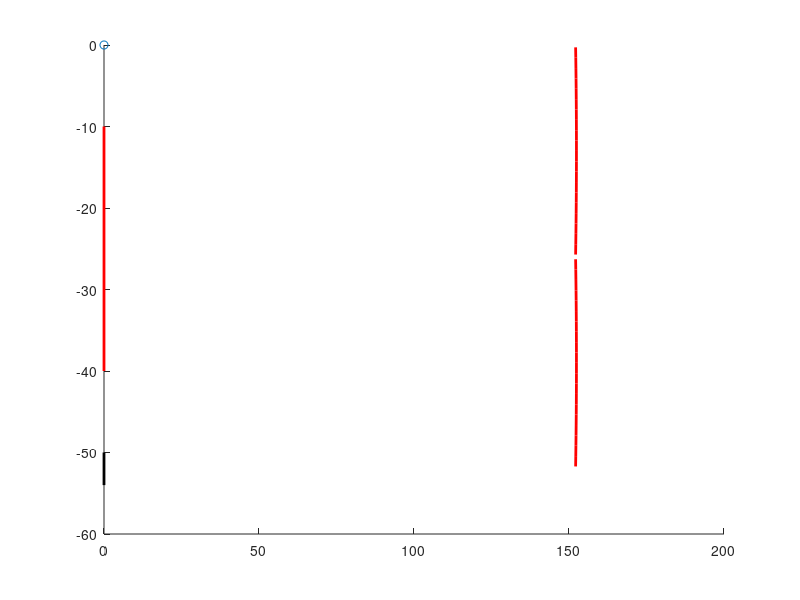

This chart was generated by the following MATLAB code: (Note: this script raises an error after producing the figure.)
clear;clc
x0=0;y0=0;
R=304.8;
F=0.5*R;
t=linspace(-2.39/180*pi,2.39*pi/180,21); %直径25.4mm
center=[-R/2,-13];
X=R*cos(t)+center(1);
Y=R*sin(t)+center(2);
hold on;
% scatter(center(1),center(2),'r*');
scatter(x0,y0,'k*');
plot(X,Y,'r','Linewidth',2);
Nn=3;%光线数
Pt=t([1,round(length(t)/2),end]);
Px=R.*cos(Pt)+center(1);
Py=R.*sin(Pt)+center(2);
kr=0;
%平面镜1
Ax=0;Ay=-10; %平面镜左端
Bx=0;By=-40; %平面镜右端
km1=(By-Ay)/(Bx-Ax); %镜斜率
jm1=Ay-km1*Ax; %镜截距
plot([Ax,Bx],[Ay,By],'r','Linewidth',2);
%球面镜2
R2=304.8;
center2=[-R2/2,-39];
t2=t;
X2=R2*cos(t2)+center2(1);
Y2=R2*sin(t2)+center2(2);
plot(X2,Y2,'r','Linewidth',2);
%探测器
Cx=0;Cy=-50; %mirror2左
Dx=0;Dy=-54; %mirror2右
km2=(Dy-Cy)/(Dx-Cx); %镜斜率
jm2=Cy-km2*Cx; %镜截距
plot([Cx,Dx],[Cy,Dy],'k','Linewidth',2);

% %光栅方程
%算psi 0.085301837270341
ki=0.08530183727; %记得修改
phi=atand(ki);
d=0.001/600; %1.67μm 即600条/mm
%波长    紫     蓝         绿
lambda=[400e-9 475e-9 550e-9];
theta_z1=asind(sind(phi)-lambda/d); %干涉+1级
theta_f1=asind(sind(phi)+lambda/d); %干涉-1级
theta0=9.5; %闪耀角
lambda_shan=2.*d.*cosd(phi+theta0).*sin(theta0); %闪耀波长

syms x y;
for i=1:Nn
    kr=-(Px(i)-center(1))/(Py(i)-center(2));
    [x1,y1,flag]=reflect(x0,y0,Px(i),Py(i),kr,km1,jm1,Ax,Bx,1); %光源0--球一(i)--光栅1
    if flag==0
        continue;
    end
    %0级
    [x2,y2,flag]=reflect(Px(i),Py(i),x1,y1,km1,Inf,Inf,20,20,0); %球一(i)--光栅1--2(算反射斜率)
    kg_0=(y1-y2)./(x1-x2); %0级衍射斜率
    if kg_0^2==Inf
        s=solve((x-center2(1)).^2+(y-center2(2)).^2==R2^2,x==x1,x,y);
    else
        s=solve((x-center2(1)).^2+(y-center2(2)).^2==R2^2, ...
            (y-y1)==kg_0.*(x-x1),x,y);
    end
    x_c0=double(s.x); x_c0=x_c0(1);
    y_c0=double(s.y); y_c0=y_c0(1);
    [x4,y4,flag]=reflect(x1,y1,x_c0,y_c0,-(x_c0-center2(1))/(y_c0-center2(2)),km2,jm2,Cx,Dx,1);
    for j=1:numel(lambda)
        %grating -1
        kg_f1=tand(-theta_f1(j)); %衍射光斜率
        if kg_f1^2==Inf
            s=solve((x-center2(1)).^2+(y-center2(2)).^2==R2^2,x==x1,x,y);
        else
            s=solve((x-center2(1)).^2+(y-center2(2)).^2==R2^2, ...
                (y-y1)==kg_f1.*(x-x1),x,y);
        end
        x_cf1=double(s.x); x_cf1=x_cf1(1);
        y_cf1=double(s.y); y_cf1=y_cf1(1);
        [x4,y4,flag]=reflect(x1,y1,x_cf1,y_cf1,-(x_cf1-center2(1))/(y_cf1-center2(2)),km2,jm2,Cx,Dx,1,j);
    end
end
axis equal
hold off;
%% 主函数中用到的函数
%input:入射光路上一点x1y1 反射点x2y2 反射镜斜率km
% 目标线段(cd)的斜率ko和截距jo,端点横坐标CxDx,i用于选颜色,hua 1画(画图可在后面加i参数) 0不画
%output:画出从入射光路上一点出发,经一次反射,打到cd上的完整光路
% x3 y3反射光与cd所在直线的交点,flag表示能否打中
function [x3,y3,flag]=reflect(x1,y1,x2,y2,km,ko,jo,Cx,Dx,hua,i)
    %km=0,法线斜率为Inf,故分类讨论
    if km==0
        x3=2*x2-x1;
        y3=y1;
    elseif km^2==Inf %平面镜斜率为Inf
        x3=x1;
        y3=2*y2-y1;
    else
        %过x1y1作与镜子平行的直线 斜率km    截距y1-km.*x1
        %过x2y2作与镜子垂直的直线 斜率-1/km 截距y2+x2./km
        [x_c,y_c]=linecross(km,y1-km.*x1, -1/km,y2+x2./km);%求两直线交点
        x3=2.*x_c-x1;
        y3=2.*y_c-y1;
    end
    %反射光线斜率有可能Inf
    if abs(x2-x3)<=1e-10   %matlab算力有限(可以理解为x2==x3)
        y3=ko.*x2+jo;
    else
        kr=(y3-y2)/(x3-x2); %反射光斜率
        jr=y2-kr*x2;
        %接受屏斜率±Inf
        if ko^2 == Inf
            x3=Cx;
            y3=kr.*x3+jr;
        else
            [x3,y3]=linecross(kr,jr,ko,jo);%反射光与cd的交点
        end
    end
    %判断是否打中
    if x3>=Cx && x3<=Dx
        flag=1;
    else
        flag=0;
    end    
    %是否画图
    if hua==1
        if(~exist('i','var'))
            color='k';
        else
            coArray=["#7E2F8E";"#0072BD";"#77AC30"];%颜色库
            color=coArray(mod(i-1,3)+1); %根据i选定一种颜色
        end
        plot([x1,x2],[y1,y2],'Color',color,'Linewidth',1.5);%画入射光线
        plot([x2,x3],[y2,y3],'Color',color,'Linewidth',1.5);%画反射光线
    end
end
%% 抛物线上一点x,y的斜率
%抛物线焦点x0,y0移到原点后的准线的斜率k与截距b
function k=pslope(x,y,x0,y0,k,b)
    x=x-x0;y=y-y0; %先把点移到原点抛物线上
    k=(k.*b-x-k.*y)./(k^2.*y+k.*x+b);%原点抛物线上一点的切线斜率
end
%% 已知两条直线的斜率和截距，求交点坐标
function [x,y]=linecross(k1,b1,k2,b2)
  x=[];
  y=[];
  if k1==k2 && b1==b2
      disp('重合');
  elseif k1==k2 && b1~=b2
      disp('无交点');
  else
     x=(b2-b1)./(k1-k2);
     y=k1.*x+b1;
  end
end
%联立解方程